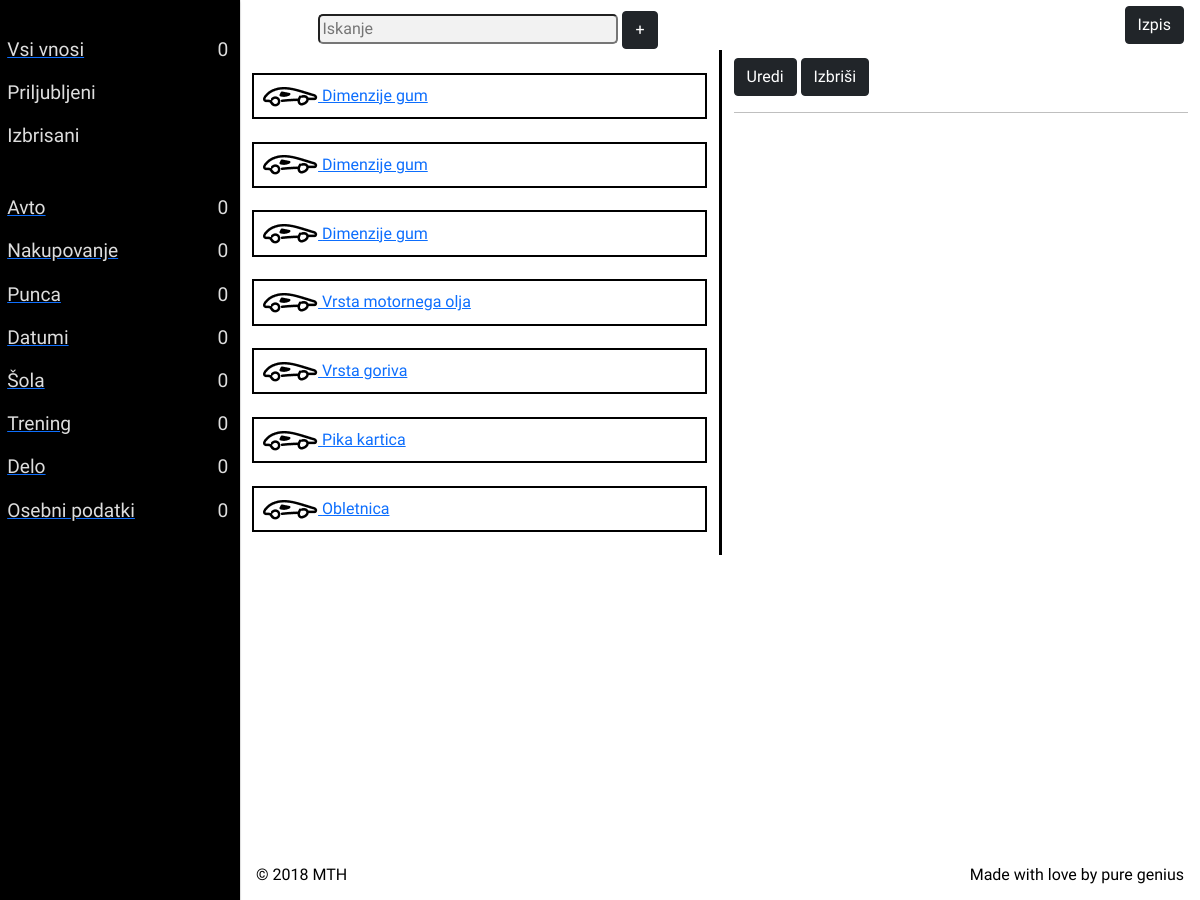
The app's page /vrednost (signed in), older data.
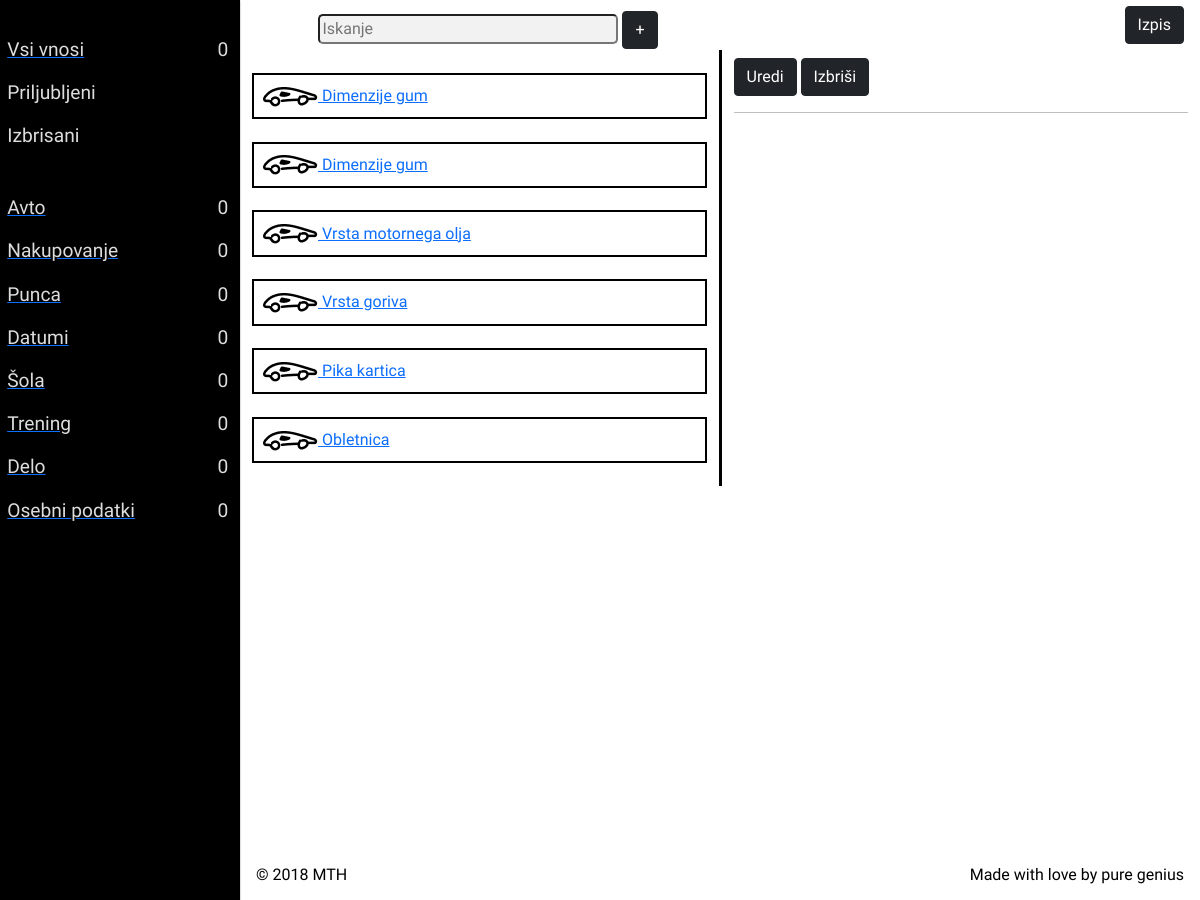
The same page, newer data.
### app/models.py (models this page shows, shortened)
class Kategorije(db.Model):
    id_kategorije = db.Column(db.INTEGER, primary_key=True, autoincrement=True, nullable=False)
    ime_kategorije = db.Column(db.String(50), index=True)
    id_uporabnika = db.Column(db.INTEGER, db.ForeignKey('uporabniki.id'))
    vrednosti = db.relationship('Vrednosti', backref='kategorija')

class Vrednosti(db.Model):
    id_vrednosti = db.Column(db.INTEGER, primary_key=True, autoincrement=True, nullable=False)
    naziv = db.Column(db.String(50), index=True)
    vrednost = db.Column(db.String(50), index=True)
    priljubljeno = db.Column(db.Boolean, index=True)
    id_kategorije = db.Column(db.INTEGER, db.ForeignKey('kategorije.id_kategorije'))

### app/routes.py (the view)
@app.route('/vrednost')
@login_required
def vrednost():
    id = request.args.get('id', None)
    id2 = request.args.get('id2', None)
    uporabnik = Uporabniki.query.filter_by(uporabnisko_ime=current_user.uporabnisko_ime).first()
    kategorije_all = Kategorije.query.filter_by(id_uporabnika=uporabnik.id).all()
    kategorije_id = []
    kategorije_count = []
    vrednosti_count = 0
    vrednost_izbrana = Vrednosti.query.filter_by(id_vrednosti=id2).first()
    if id is not None:
        vrednosti = Vrednosti.query.all()
    else:
        vrednosti = Vrednosti.query.all()
    for kategorija in kategorije_all:
        kategorije_id.append(kategorija.id_kategorije)
        kategorije_count.append(Vrednosti.query.filter_by(id_kategorije=kategorija.id_kategorije).count())
    if id is not None:
        for id in kategorije_id:
            vrednosti_count += Vrednosti.query.filter_by(id_kategorije=id).count()
    form = InputVrednostForm()
    if form.validate_on_submit():
        nova_vrednost = Vrednosti(naziv=form.naziv.data, vrednost=form.vrednost.data,
                                  id_kategorije=form.kategorija.data.id_kategorije)
        db.session.add(nova_vrednost)
        db.session.commit()
        return redirect(url_for('index'))
    return render_template('vrednost.html', title='Domov', form=form, kategorije=kategorije_all,
                           vrednosti=vrednosti, kategorije_count=kategorije_count, kategorije_len=len(kategorije_count),
                           vrednosti_count=vrednosti_count, vrednost_izbrana=vrednost_izbrana)

### app/forms.py
class InputVrednostForm(FlaskForm):
    naziv = StringField('Naslov vrednosti', validators=[DataRequired()])
    vrednost = StringField('Vrednost', validators=[DataRequired()])
    kategorija = QuerySelectField('Kategorija', query_factory=kategorije_query,
                                  allow_blank=True, get_label='ime_kategorije')
    submit = SubmitField('Vnesi')

### app/models.py (called while the page is built)
@login.user_loader
def load_user(user_id):
    return Uporabniki.query.get(user_id)

def kategorije_query():
    uporabnik = Uporabniki.query.filter_by(uporabnisko_ime=current_user.uporabnisko_ime).first()
    return Kategorije.query.filter_by(id_uporabnika=uporabnik.id)

### app/templates/vrednost.html (shortened to what this page needs)
{% extends "index.html" %}
{% block div %}
    <div>
        <a id="editValueBtn" class="btn btn-dark" onclick="editValue()">Uredi</a>
        <a class="btn btn-dark" onclick="deleteValue()">Izbriši</a>
        <hr>
    </div>
{% endblock %}

### app/templates/index.html
{% extends "base.html" %}
{% block content %}
    <div class="container" >
        <div class="row justify-content-start">
            <div class="col" id="containerLeft">
                {% for vrednost in vrednosti %}
                    <a href="{{ url_for('vrednost', id2=vrednost.id_vrednosti) }}">
                        <div class="vrednost">
                            <img src="{{ url_for('static', filename='icons/black/car.png') }}" width="55" height="20" alt="ikona">
                            {{ vrednost.naziv }}
                        </div>
                    </a>
                {% endfor %}
            </div>
            <div class="col" id="containerRight">
                {% block div %}{% endblock %}
            </div>
        </div>
    </div>
{% endblock %}

### app/templates/base.html (shortened to what this page needs)
<!DOCTYPE html>
<html lang="sl">
	<head>
		<link href="https://cdn.jsdelivr.net/npm/bootstrap@5.0.0-beta2/dist/css/bootstrap.min.css" rel="stylesheet"
>
		<link rel="stylesheet" href="{{ url_for('static',filename='base.css') }}">
	</head>
	<body>
		 <div class="grid-container">
		   	<div class="menu-icon">
		  	</div>
		  	<header class="header">
				<div class="search-field">
					<input class="header__search" type="text" placeholder="Iskanje" onkeyup="searchValues()">
					<a id="addValueBtn" class="btn btn-dark" onclick="addValue()">+</a>
				</div>
				<div class="header__buttons">
					<a class="btn btn-dark" href="{{ url_for('logout') }}">Izpis</a>
				</div>
		  	</header>
		  	<aside class="sidenav">
				<ul class="sidenav__list">
			  		<a href="{{ url_for('index') }}"><li class="sidenav__list-item">Vsi vnosi<span class="align_right">{{ vrednosti_count }}</span></li></a>
					<li class="sidenav__list-item">Priljubljeni </li>
					<li class="sidenav__list-item">Izbrisani</li>
				</ul>
				<ul class="sidenav__list">
					{% for i in kategorije %}
						{% set kategorija = kategorije[loop.index-1] %}
						{% set kategorije_count = kategorije_count[loop.index-1] %}
						<a href="{{ url_for('kategorija', id=kategorija.id_kategorije, id2=i.id_vrednosti) }}"><li class="sidenav__list-item" >
							{{ kategorija.ime_kategorije }}
							<span class="align_right">{{ kategorije_count }}</span>
						</li></a>
					{% endfor %}
				</ul>
		  	</aside>
			 <main class="main">
				 {% block content %}{% endblock %}
		  	</main>
		  	<footer class="footer">
				<div class="footer__copyright">&copy; 2018 MTH</div>
				<div class="footer__signature">Made with love by pure genius</div>
		  	</footer>
		 </div>
	</body>
</html>

Row changes from the older to the newer data that the page shows:
removed Vrednosti: naziv "Dimenzije gum"
